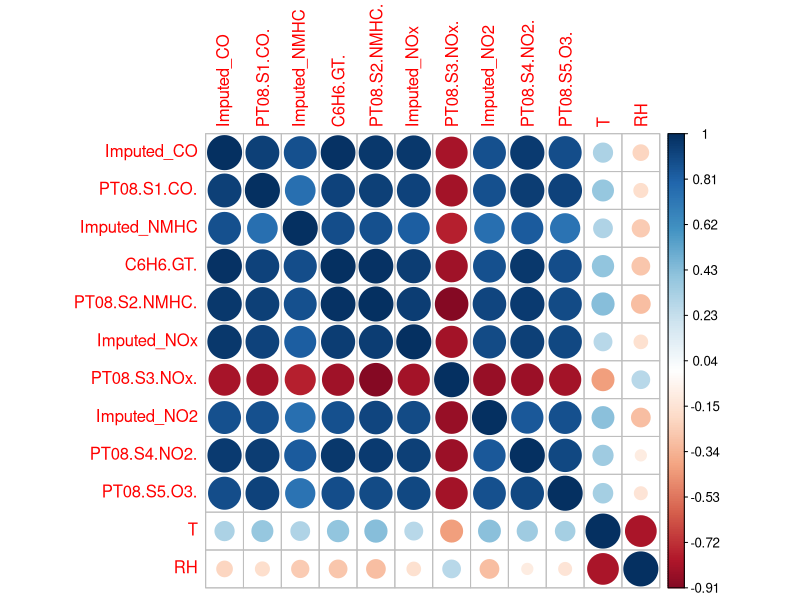
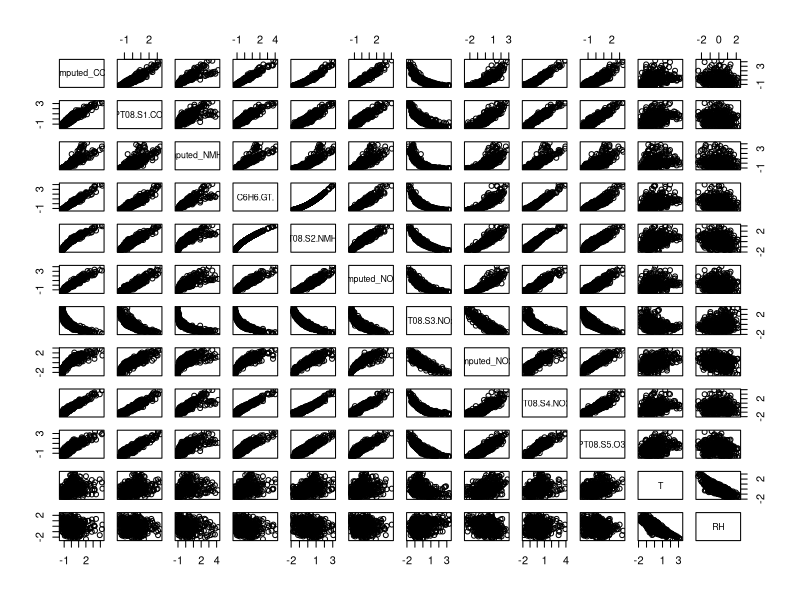
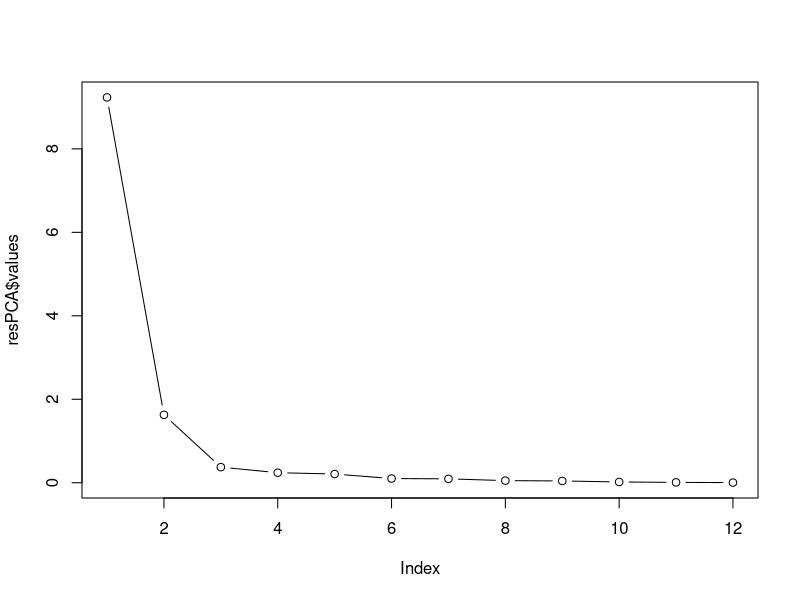
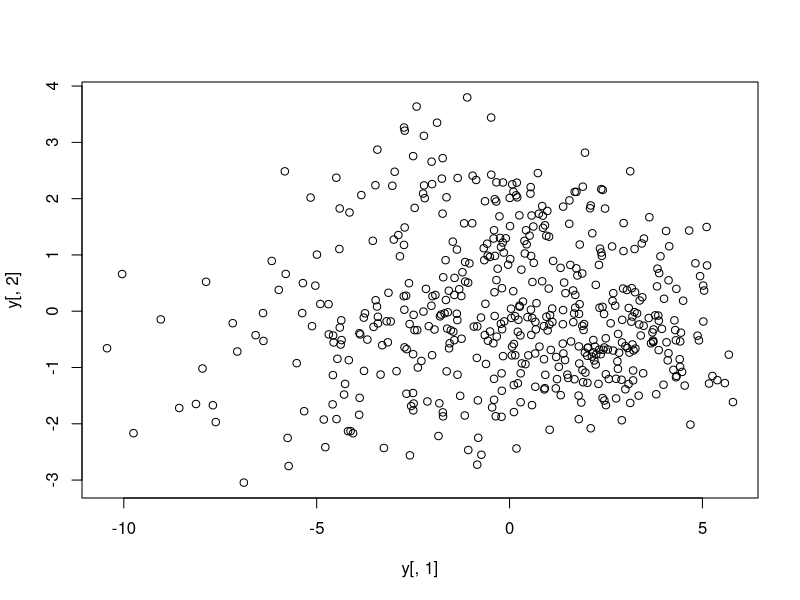

These charts were generated, in order, by the following R code: (Note: this script raises an error after producing the figures.)
# MATH2021-1 - High-dimensional statistics
# University of Liège
# Academic year 2022-2023
# Project : Exploratory data analysis
# File : dim_reduc.r
# Authors :
#     - Merle Corentin 
#     - Jad Akkawi

library(corrplot)

################################################################################

# Standardize dataframe function

standardizeDF <- function(x) {
  
  new_columns = c()
  
  for (name in names(x)) {
    new_col = (x[name]-mean(as.matrix(x[name])))/sd(as.matrix(x[name]))
    new_columns = append(new_columns, new_col, after=length(new_columns))
  }
  
  return(data.frame(new_columns))
}

################################################################################

air_quality_data = read.table('cleanAirQuality.csv', sep=";", 
                              header=TRUE, stringsAsFactors=TRUE)

air_quality_data = subset (air_quality_data, select = c(-AH_bin, -Date, -Time))

air_quality_data = standardizeDF(air_quality_data)

attach(air_quality_data)

summary(air_quality_data)

C <- cor(air_quality_data)
S <- var(air_quality_data)
corrplot(S, is.corr=FALSE)
pairs(air_quality_data)

# Trace: sum of diagonal values
TotS<-sum(diag(S))
TotS

resPCA<-eigen(S)
resPCA 

cbind(resPCA$values,resPCA$values/TotS,cumsum(resPCA$values/TotS))

plot(resPCA$values,type="b")

y<-as.matrix(air_quality_data) %*% resPCA$vectors
plot(y[,1],y[,2])

res <- princomp(air_quality_data)
summary(res)
res$loadings

k<-matrix(std, nrow=dim(air_quality_data)[1], ncol=dim(air_quality_data)[2],byrow=TRUE)

cor(as.matrix(j), y)

# corrplot(cor(air_quality_data, as.matrix(air_quality_data) %*% resPCA$vectors))
# corrplot(cor(air_quality_data, y))
# corrplot(cor(j, y))
# corrplot(cor(as.matrix(j/k), y))


library(ade4)
#Selection of the two PC, e.g. PC 1 and PC2: 
rescor<-cor(as.matrix(j), y)[,1:2]
s.corcircle(rescor)
